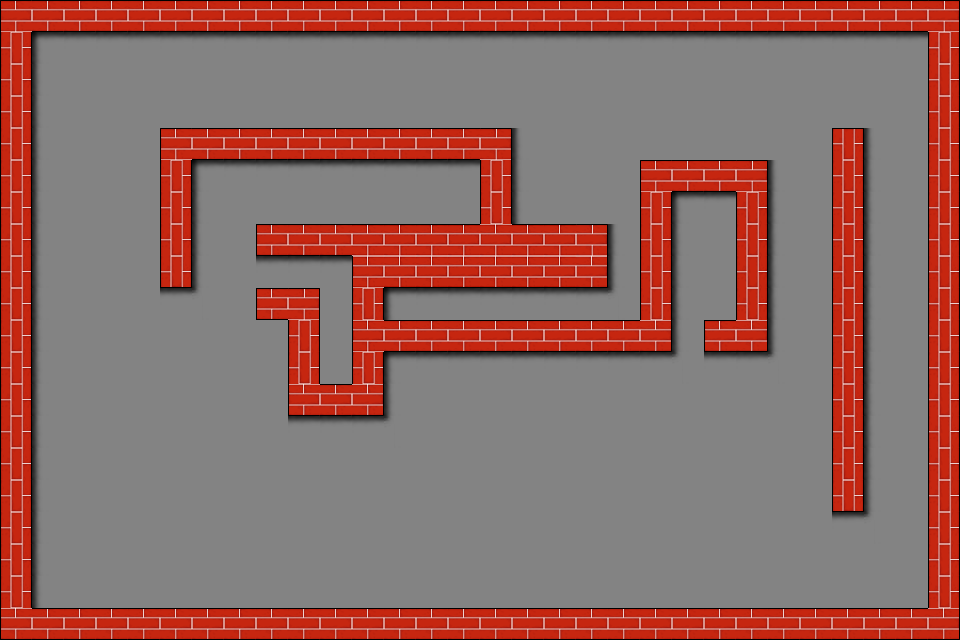

A level layout from a 2D game, rendered from its tile map. Below: a short description, then the map file with tile-grid data replaced by summaries:
An orthogonal 30x20 tile map with 32x32 px tiles, 3 tile layers (Vrstva dlaždic 1, Vrstva dlaždic 2, Vrstva dlaždic 3), 2 tilesets.

<map version="1.0" orientation="orthogonal" renderorder="right-down" width="30" height="20" tilewidth="32" tileheight="32">
 <tileset firstgid="1" name="background" tilewidth="32" tileheight="32">
  <image source="../textury/background/background.png" width="141" height="80" />
 </tileset>
 <tileset firstgid="9" name="Bricks_all" tilewidth="32" tileheight="32">
  <image source="../textury/bricks/Bricks_all.png" width="201" height="172" />
 </tileset>
 <layer name="Vrstva dlaždic 1" width="30" height="20">
  <data>[600 cells, 600 non-empty, 7 distinct tile ids]</data>
 </layer>
 <layer name="Vrstva dlaždic 2" width="30" height="20">
  <data>[600 cells, 177 non-empty, 13 distinct tile ids]</data>
 </layer>
 <layer name="Vrstva dlaždic 3" width="30" height="20">
  <data>[600 cells, 0 non-empty, 0 distinct tile ids]</data>
 </layer>
</map>
